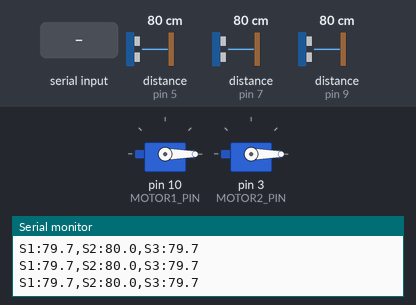
A sketch run on a simulated Arduino Uno, built with avr-gcc and run on an emulated ATmega328P. Parts: 2 × servo, the last lines printed to the serial monitor. Wiring (inferred from the names in the program): 3 × ultrasonic range finder: trigger pin 4, echo pin 5 / trigger pin 6, echo pin 7 / trigger pin 8, echo pin 9. Inputs (shaded band) come from the test bench; at power-on: distance to the obstacle (sensors on pin 5, pin 7, pin 9) 80 cm. The echo pulse lasts 58.3 µs per cm.

Above: at 1.2 s.
1.3 s: "m1 90\n" received over Serial
At 2.5 s:
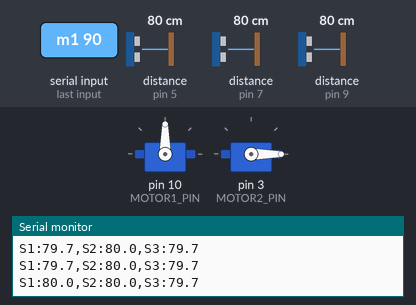
2.8 s: "m2 90\n" received over Serial
At 3.7 s:
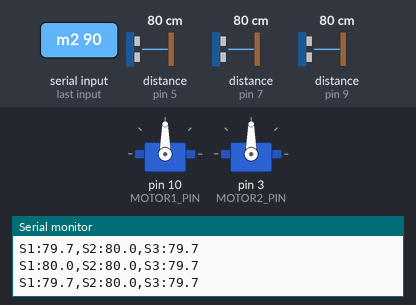
4.3 s: "m1 0\n" received over Serial
At 4.8 s:
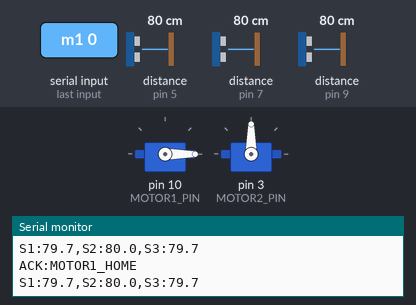
Timing chart, 0 to 7.3 s (numbered marks = the images above; inputs shaded):
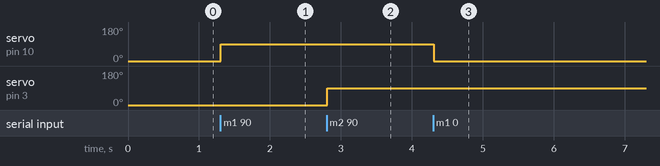

The sketch:

smartbin_controller.ino
```cpp
#include <Servo.h>

// AI SMART DUSTBIN - ARDUINO UNO FIRMWARE
// Sensors:
// S1: TRIG D4, ECHO D5 (garbage approach distance)
// S2: TRIG D6, ECHO D7 (bin fullness)
// S3: TRIG D8, ECHO D9 (bin fullness)
//
// Motors:
// Motor 1 MG995 signal D10 (paper sorting)
// Motor 2 9g servo signal D3 (plastic sorting)
//
// Serial: 9600 baud
// Expected output: S1:xx.x,S2:xx.x,S3:xx.x

Servo motor1;
Servo motor2;

const byte MOTOR1_PIN = 10;
const byte MOTOR2_PIN = 3;

const byte TRIG1_PIN = 4;
const byte ECHO1_PIN = 5;
const byte TRIG2_PIN = 6;
const byte ECHO2_PIN = 7;
const byte TRIG3_PIN = 8;
const byte ECHO3_PIN = 9;

unsigned long lastSensorRead = 0;
const unsigned long SENSOR_INTERVAL_MS = 300;

float readDistanceCm(byte trigPin, byte echoPin) {
  digitalWrite(trigPin, LOW);
  delayMicroseconds(2);

  digitalWrite(trigPin, HIGH);
  delayMicroseconds(10);
  digitalWrite(trigPin, LOW);

  unsigned long duration = pulseIn(echoPin, HIGH, 30000UL);

  if (duration == 0) {
    return -1.0;
  }

  return (duration * 0.0343f) / 2.0f;
}

void handleSerialCommands() {
  if (!Serial.available()) {
    return;
  }

  String command = Serial.readStringUntil('\n');
  command.trim();
  command.toLowerCase();

  if (command == "m1 90") {
    motor1.write(90);
    Serial.println("ACK:MOTOR1_90");
  }
  else if (command == "m2 90") {
    motor2.write(90);
    Serial.println("ACK:MOTOR2_90");
  }
  else if (command == "m1 0") {
    motor1.write(0);
    Serial.println("ACK:MOTOR1_HOME");
  }
  else if (command == "m2 0") {
    motor2.write(0);
    Serial.println("ACK:MOTOR2_HOME");
  }
  else if (command == "home") {
    motor1.write(0);
    motor2.write(0);
    Serial.println("ACK:BOTH_HOME");
  }
  else {
    Serial.print("UNKNOWN COMMAND:");
    Serial.println(command);
  }
}

void setup() {
  Serial.begin(9600);
  Serial.setTimeout(100);

  pinMode(TRIG1_PIN, OUTPUT);
  pinMode(ECHO1_PIN, INPUT);
  pinMode(TRIG2_PIN, OUTPUT);
  pinMode(ECHO2_PIN, INPUT);
  pinMode(TRIG3_PIN, OUTPUT);
  pinMode(ECHO3_PIN, INPUT);

  digitalWrite(TRIG1_PIN, LOW);
  digitalWrite(TRIG2_PIN, LOW);
  digitalWrite(TRIG3_PIN, LOW);

  // Attach motor outputs. MG995 must be safely powered and tested.
  motor1.attach(MOTOR1_PIN);
  motor2.attach(MOTOR2_PIN);

  motor1.write(0);
  motor2.write(0);

  Serial.println("SMART BIN READY");
}

void loop() {
  handleSerialCommands();

  if (millis() - lastSensorRead >= SENSOR_INTERVAL_MS) {
    lastSensorRead = millis();

    float s1 = readDistanceCm(TRIG1_PIN, ECHO1_PIN);
    delay(35);
    float s2 = readDistanceCm(TRIG2_PIN, ECHO2_PIN);
    delay(35);
    float s3 = readDistanceCm(TRIG3_PIN, ECHO3_PIN);

    Serial.print("S1:");
    Serial.print(s1, 1);
    Serial.print(",S2:");
    Serial.print(s2, 1);
    Serial.print(",S3:");
    Serial.println(s3, 1);
  }
}
```

Measured:
- after the input at 1.3 s, servo on pin 10 (MOTOR1_PIN): 0° → 90° at once
- after the input at 2.8 s, servo on pin 3 (MOTOR2_PIN): 0° → 90° at once
- after the input at 4.3 s, servo on pin 10 (MOTOR1_PIN): 90° → 0° at once
